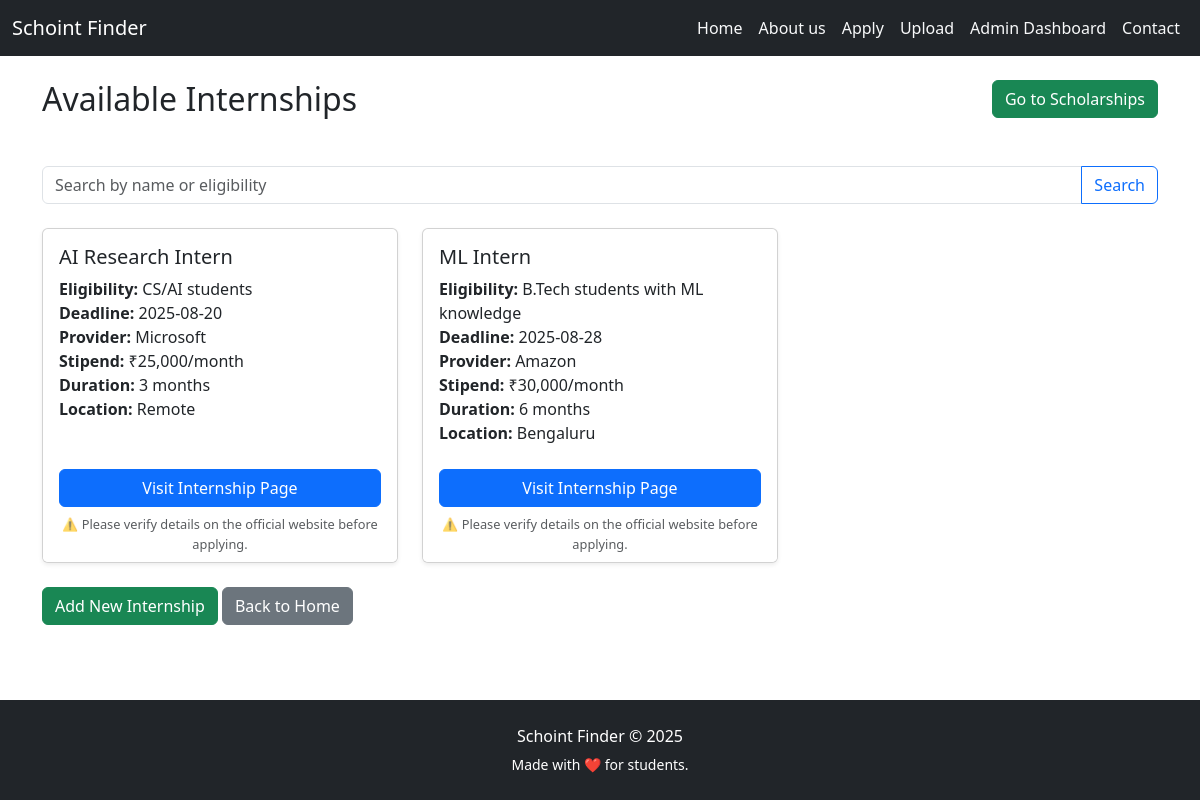
Screenshot of /internships with the database file from the repository.
### tables this page shows
CREATE TABLE internships (
        id INTEGER PRIMARY KEY AUTOINCREMENT,
        name TEXT NOT NULL,
        provider TEXT,
        eligibility TEXT,
        amount TEXT,
        deadline TEXT,
        link TEXT,
        duration TEXT,      
        location TEXT, 
        approved INTEGER DEFAULT 0
    );

### app.py (the view)
@app.route("/internships")
def internships():
    query = request.args.get("query", "").strip()
    today_str = date.today().isoformat()
    conn = get_db_connection()
    cur = conn.cursor()
    cur.execute("""
        INSERT INTO internships_archive
        SELECT * FROM internships WHERE deadline < ?
    """, (today_str,))
    cur.execute("DELETE FROM internships WHERE deadline < ?", (today_str,))
    conn.commit()
    if query:
        cur.execute("""
            SELECT * FROM internships
            WHERE approved = 1 AND (name LIKE ? OR eligibility LIKE ?)
            ORDER BY deadline
        """, ('%' + query + '%', '%' + query + '%'))
    else:
        cur.execute("SELECT * FROM internships WHERE approved = 1 ORDER BY deadline")
    internships = cur.fetchall()
    conn.close()
    return render_template("internships.html", internships=internships)

### app.py (called while the page is built)
def get_db_connection():
    conn = sqlite3.connect('scholarships.db')
    conn.row_factory = sqlite3.Row
    return conn

@app.context_processor
def inject_current_year():
    return {'current_year': datetime.now().year}

### templates/internships.html (shortened to what this page needs)
{% extends 'base.html' %}
{% block content %}
<div class="d-flex flex-column flex-md-row justify-content-between" style="margin-bottom: 3rem;" data-aos="fade-up">
  <h2 class="text-center text-md-start mb-3 mb-md-0">Available Internships</h2>
  <a href="/scholarships" class="btn btn-success">Go to Scholarships</a>
</div>
<form method="get" action="/internships" class="mb-4">
  <div class="input-group" data-aos="fade-up">
    <input type="text" class="form-control" name="query" placeholder="Search by name or eligibility" value="{{ request.args.get('query', '') }}">
    <button class="btn btn-outline-primary" type="submit">Search</button>
  </div>
</form>
<div class="row row-cols-1 row-cols-md-2 row-cols-lg-3 g-4">
  {% for internship in internships %}
    <div class="col" data-aos="fade-up" data-aos-delay="200">
      <div class="card h-100 shadow-sm">
        <div class="card-body">
          <h5 class="card-title">{{ internship['name'] }}</h5>
          <p class="card-text">
            <strong>Eligibility:</strong> {{ internship['eligibility'] }}<br>
            <strong>Deadline:</strong> {{ internship['deadline'] }}<br>
            <strong>Provider:</strong> {{ internship['provider'] }}<br>
            {% if internship['amount'] %}<strong>Stipend:</strong> {{ internship['amount'] }}<br>{% endif %}
            {% if internship['duration'] %}<strong>Duration:</strong> {{ internship['duration'] }}<br>{% endif %}
            {% if internship['location'] %}<strong>Location:</strong> {{ internship['location'] }}<br>{% endif %}
          </p>
        </div>
        <div class="card-footer bg-white border-0">
          <a href="{{ internship['link'] }}" class="btn btn-primary w-100 mb-2" target="_blank">Visit Internship Page</a>
          <small class="text-muted d-block text-center" style="font-size: 0.8rem;">
            ⚠️ Please verify details on the official website before applying.
          </small>
        </div>
      </div>
    </div>
  {% else %}
    <p>No internships available right now.</p>
  {% endfor %}
</div>
<div class="mt-4" data-aos="fade-up" data-aos-delay="400" data-aos-duration="1000" data-aos-once="true">
  <a href="{{ url_for('submit_internship') }}" class="btn btn-success">Add New Internship</a>
  <a href="/" class="btn btn-secondary">Back to Home</a>
</div>
{% endblock %}

### templates/base.html (style rules this page uses)
html, body { margin: 0; padding: 0; width: 100%; overflow-x: clip; }
* { box-sizing: border-box; }
section, .row { margin-left: 0; margin-right: 0; overflow-x: clip; }
[data-aos] { overflow-x: clip; }

### rows the page displays
internships: name "AI Research Intern", eligibility "CS/AI students", deadline "2025-08-20", provider "Microsoft", amount "₹25,000/month", duration "3 months", location "Remote"
internships: name "ML Intern", eligibility "B.Tech students with ML knowledge", deadline "2025-08-28", provider "Amazon", amount "₹30,000/month", duration "6 months", location "Bengaluru"
